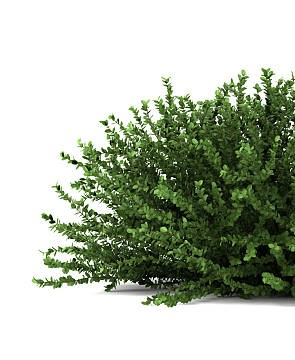
%> input picture Automatic Pruning System/Boundary_Detection/Shrub Images/bush_new.jpg, 295 x 360 px
$ octave shrub_boundary_detect.m   (GNU Octave 9; MATLAB toolbox functions it lacks are replaced by stand-ins)
%> lines starting %> are read from the running program, lines starting %| are printed output that depends on the picture; in (x1, y1, x2, y2) boxes, pixels count from 0 and x2, y2 are one past the last pixel; in counts of white or black regions, pixels touching at a corner belong together; the program's own positions count from 1
% Read the image
originalImage = imread('bush_new.jpg'); % Replace 'bush_image.jpg' with the actual snapshot taken
%> originalImage is the input picture: size 360x295x3 uint8; mean R, G, B 177.7, 185.8, 170.3

% Convert the image to LAB color space for better color representation
labImage = rgb2lab(originalImage);
%> labImage: size 360x295x3 double; mean of channels 1, 2, 3 72.6, -6, 7.7

% Extract the 'a' and 'b' channels, which represent color information
aChannel = labImage(:, :, 2);
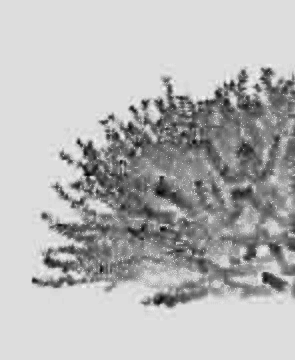
%> aChannel: size 360x295 double; min -34.38, max 5.27, mean -6.04; drawn with min black and max white
bChannel = labImage(:, :, 3);
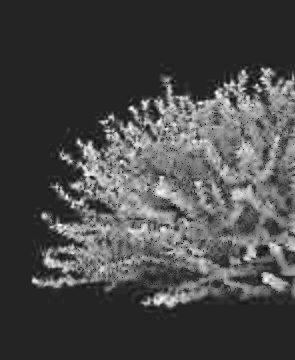
%> bChannel: size 360x295 double; min -7.56, max 45.45, mean 7.7; drawn with min black and max white

% Threshold the 'a' and 'b' channels to segment the green part (bush)
greenThreshold = 20; % Adjust this threshold based on your image
greenMask = (aChannel < greenThreshold) & (bChannel < greenThreshold);
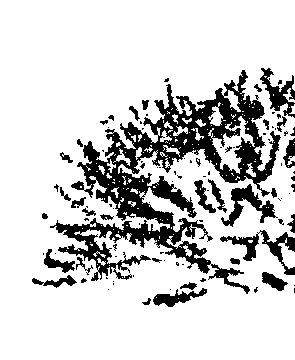
%> greenMask: size 360x295 logical; 81.5% white; 98 black regions (61 under 20 px), largest, box (x1, y1, x2, y2) and area: (50, 70, 281, 294) 13968, (220, 230, 295, 275) 900, (221, 184, 278, 227) 798

% Use the green mask to extract the bush region
bushRegion = originalImage;
for c = 1:3
    bushRegion(:, :, c) = originalImage(:, :, c) .* uint8(greenMask);
end
%> bushRegion: size 360x295x3 uint8; 18.47% of pixels changed, all inside (x1, y1, x2, y2) = (32, 68, 295, 307)

% Find the boundary of the detected bush region
edgeBushRegion = edge(rgb2gray(bushRegion), 'Canny');
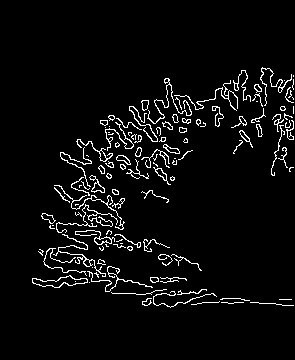
%> edgeBushRegion: size 360x295 logical; 4.7% white in thin lines or dots, all inside (x1, y1, x2, y2) = (32, 67, 294, 308)

% Optional: Fill enclosed regions in the edge-detected bush region
filledBushRegion = imfill(edgeBushRegion, 'holes');
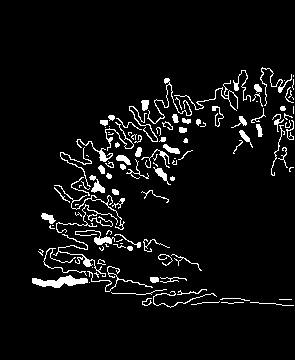
%> filledBushRegion: size 360x295 logical; 5.6% white; 118 white regions (43 under 20 px), largest, box (x1, y1, x2, y2) and area: (32, 275, 88, 288) 384, (53, 234, 106, 277) 234, (56, 204, 118, 233) 219

% Calculate the distance transform from the right side of the image
distanceTransform = bwdist(filledBushRegion);
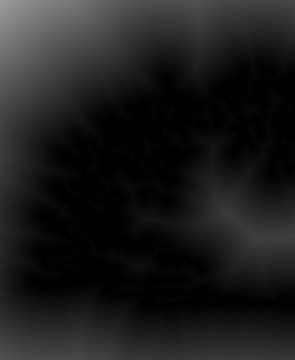
%> distanceTransform: size 360x295 single; min 0, max 156.2, mean 28.6
[maxDistance, maxDistanceIndex] = max(distanceTransform, [], 2);
%> maxDistance = 360 values, max 156.2 at index 1, min 32 at index 279, mean 72.41; maxDistanceIndex = 360 values, max 295 at index 235, min 1 at index 1, mean 51.79

% Spatial resolution (pixels per meter) - replace with actual value of lens
pixelsPerMeter = 1000;

% Convert distances from pixels to meters
maxDistanceInMeters = maxDistance / pixelsPerMeter;
%> maxDistanceInMeters = 360 values, max 0.156 at index 1, min 0.032 at index 279, mean 0.0724

% Display the original image and the identified bush region
figure;
subplot(1, 3, 1);
imshow(originalImage);
title('Original Image');

subplot(1, 3, 2);
imshow(bushRegion);
title('Detected Bush Region');

subplot(1, 3, 3);
imshow(distanceTransform, []);
title('Distance Transform');

% Display the distance to the edge from a line at the right side in meters
figure;
plot(maxDistanceInMeters, 1:size(originalImage, 1), 'LineWidth', 2);
title('Distance to Edge from Right Line (in meters)');
xlabel('Distance (meters)');
ylabel('Vertical Position');
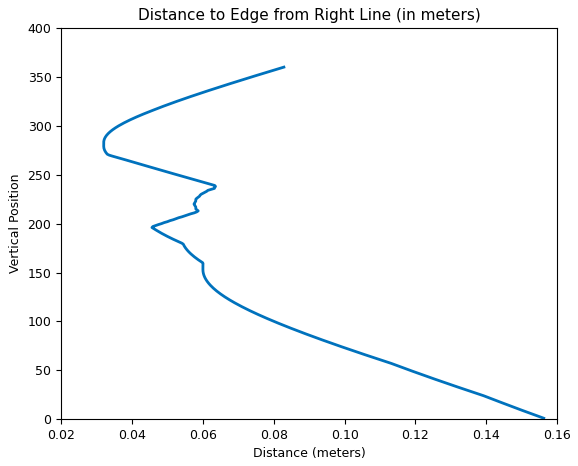
%> figure redrawn from the program's plot data
